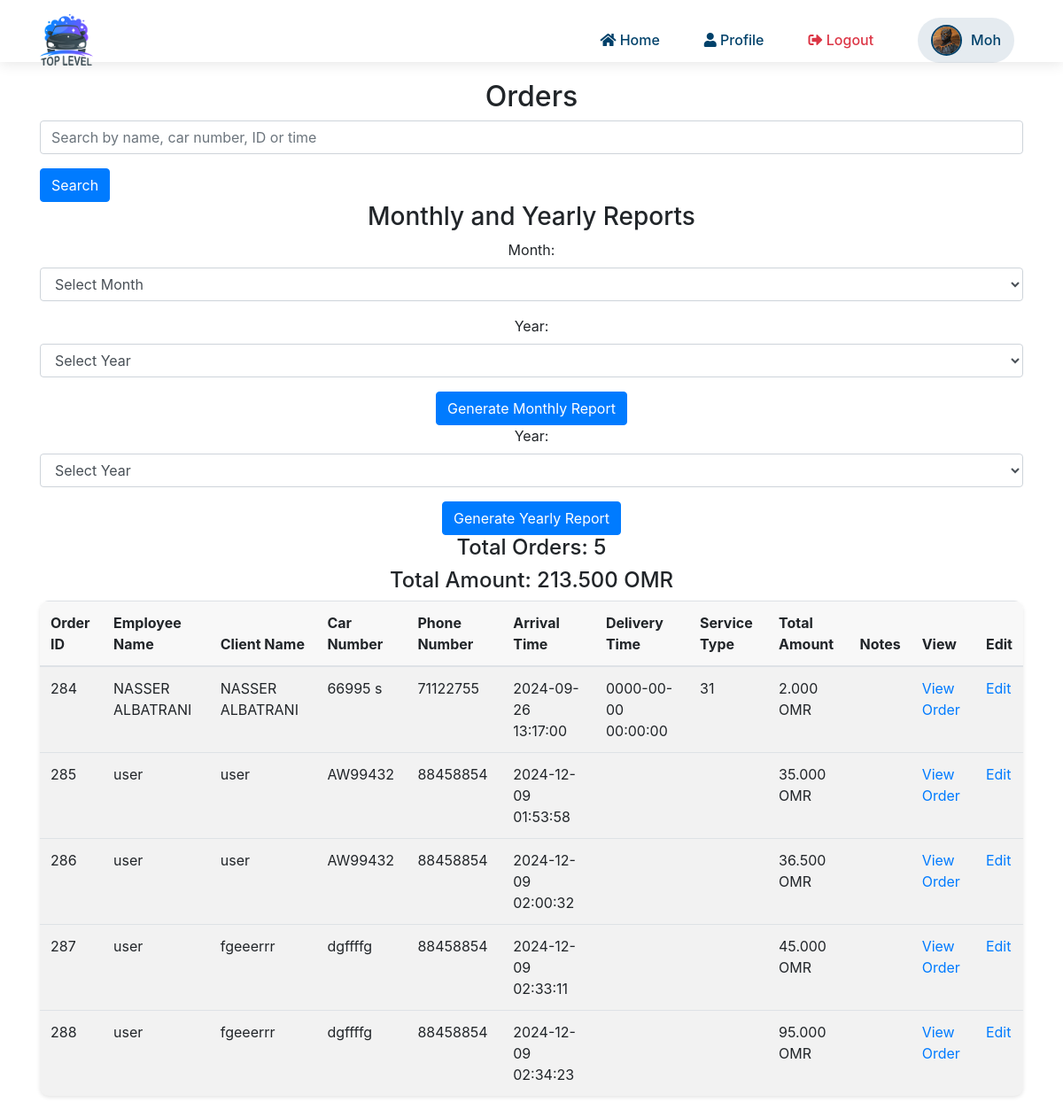
Page /view_orders.php (signed in) on the committed database.
### tables this page shows
CREATE TABLE `orders` (
  `id` int(11) NOT NULL,
  `client_car_id` int(11) DEFAULT NULL,
  `order_details` text DEFAULT NULL,
  `qrcode_path` varchar(255) DEFAULT NULL,
  `car_type` varchar(50) DEFAULT NULL,
  `employee_name` varchar(100) DEFAULT NULL,
  `client_name` varchar(100) DEFAULT NULL,
  `service_category` varchar(50) DEFAULT NULL,
  `services` text DEFAULT NULL,
  `car_number` varchar(50) DEFAULT NULL,
  `car_name` varchar(255) DEFAULT NULL,
  `phone_number` varchar(50) DEFAULT NULL,
  `arrival_time` datetime DEFAULT NULL,
  `delivery_time` datetime DEFAULT NULL,
  `total_amount` decimal(10,3) DEFAULT NULL,
  `notes` text DEFAULT NULL,
  `order_code` varchar(255) DEFAULT NULL,
  `deposit_amount` decimal(10,3) NOT NULL DEFAULT 0.000,
  `remaining_amount` decimal(10,3) NOT NULL DEFAULT 0.000,
  `installments` int(11) NOT NULL DEFAULT 0,
  `coupon_code` varchar(255) DEFAULT NULL,
  `coupon_discount` decimal(10,3) DEFAULT 0.000,
  `total_after_discount` decimal(10,3) DEFAULT 0.000,
  `status` enum('pending','completed','canceled') DEFAULT 'pending',
  `car_delivered` tinyint(1) NOT NULL DEFAULT 0,
  `car_delivery_time` datetime DEFAULT NULL,
  `extra_service_name` text DEFAULT NULL,
  `extra_service_price` text DEFAULT NULL
);

### view_orders.php (the view, shortened to what this page needs)
<?php
require 'db.php';
$search_query = "";
$filter_query = "";
$total_orders = 0;
$total_amount = 0.0;
$sql = "SELECT * FROM orders $filter_query";
$result = $conn->query($sql);
if ($result->num_rows > 0) {
    while ($row = $result->fetch_assoc()) {
        $total_orders++;
        $total_amount += $row['total_amount'];
    }
    $result->data_seek(0);
}
?>
<!DOCTYPE html>
<html lang="en">
<head>
    <link rel="stylesheet" href="https://cdnjs.cloudflare.com/ajax/libs/font-awesome/5.15.4/css/all.min.css">
    <link rel="stylesheet" href="https://stackpath.bootstrapcdn.com/bootstrap/4.5.2/css/bootstrap.min.css">
</head>
<body>
    <?php include 'nav.php'; ?>
    <div class="container">
        <h2 class="text-center">Orders</h2>
        <form method="POST" action="">
            <div class="form-group">
                <input type="text" name="search_query" class="form-control" placeholder="Search by name, car number, ID or time" value="<?php echo htmlspecialchars($search_query); ?>">
            </div>
            <button type="submit" class="btn btn-primary">Search</button>
        </form>
        <h3 class="text-center">Monthly and Yearly Reports</h3>
        <div class="text-center">
            <form method="GET" action="">
                <div class="form-group">
                    <label for="month">Month:</label>
                    <select name="month" class="form-control" required>
                        <option value="" disabled selected>Select Month</option>
                    </select>
                </div>
                <div class="form-group">
                    <label for="year">Year:</label>
                    <select name="year" class="form-control" required>
                        <option value="" disabled selected>Select Year</option>
                    </select>
                </div>
                <button type="submit" class="btn btn-primary">Generate Monthly Report</button>
            </form>
            <form method="GET" action="">
                <div class="form-group">
                    <label for="year">Year:</label>
                    <select name="year" class="form-control" required>
                        <option value="" disabled selected>Select Year</option>
                    </select>
                </div>
                <button type="submit" class="btn btn-primary">Generate Yearly Report</button>
            </form>
        </div>
        <h4 class="text-center">Total Orders: <?php echo $total_orders; ?></h4>
        <h4 class="text-center">Total Amount: <?php echo number_format($total_amount, 3); ?> OMR </h4>
        <table class="table table-striped">
            <thead>
                <tr>
                    <th>Order ID</th>
                    <th>Employee Name</th>
                    <th>Client Name</th>
                    <th>Car Number</th>
                    <th>Phone Number</th>
                    <th>Arrival Time</th>
                    <th>Delivery Time</th>
                    <th>Service Type</th>
                    <th>Total Amount</th>
                    <th>Notes</th>
                    <th>View</th>
                    <th>Edit</th>
                </tr>
            </thead>
            <tbody>
                <?php
                if ($result->num_rows > 0) {
                    while($row = $result->fetch_assoc()) {
                        echo "<tr>";
                        echo "<td>" . htmlspecialchars($row['id']) . "</td>";
                        echo "<td>" . htmlspecialchars($row['employee_name']) . "</td>";
                        echo "<td>" . htmlspecialchars($row['client_name']) . "</td>";
                        echo "<td>" . htmlspecialchars($row['car_number']) . "</td>";
                        echo "<td>" . htmlspecialchars($row['phone_number']) . "</td>";
                        echo "<td>" . htmlspecialchars($row['arrival_time']) . "</td>";
                        echo "<td>" . htmlspecialchars($row['delivery_time']) . "</td>";
                        echo "<td>" . htmlspecialchars($row['service_category']) . "</td>";
                        echo "<td>" . number_format($row['total_amount'], 3) . " OMR</td>";
                        echo "<td>" . htmlspecialchars($row['notes']) . "</td>";
                        echo "<td><a class='view-order' href='view_order.php?id=" . htmlspecialchars($row['id']) . "'>View Order</a></td>";
                        echo "<td><a class='edit-order' href='edit_invoice.php?id=" . htmlspecialchars($row['id']) . "'>Edit</a></td>";
                        echo "</tr>";
                    }
                } else {
                    echo "<tr><td colspan='12' class='text-center'>No orders found</td></tr>";
                }
                ?>
            </tbody>
        </table>
    </div>
</body>
</html>

### view_orders.php (style rules this page uses)
body { font-family: 'Poppins', sans-serif; background-color: #f4f4f4; padding-top: 70px; }
.container { margin-top: 20px; }
table { width: 100%; background-color: #fff; box-shadow: 0 2px 4px rgba(0, 0, 0, 0.1); border-radius: 10px; overflow: hidden; }
table th, table td { padding: 10px; text-align: left; }
table th { background-color: #f8f8f8; }
table tbody tr:nth-child(even) { background-color: #f2f2f2; }
.view-order, .edit-order { color: #007BFF; text-decoration: none; }

### rows in the picture
orders: id "284", employee_name "NASSER ALBATRANI", client_name "NASSER ALBATRANI", car_number "66995 s", phone_number "71122755", arrival_time "2024-09-26 13:17:00", delivery_time "0000-00-00 00:00:00", service_category "31", total_amount "2.000"
orders: id "285", employee_name "user", client_name "user", car_number "AW99432", phone_number "88458854", arrival_time "2024-12-09 01:53:58", total_amount "35.000"
orders: id "286", employee_name "user", client_name "user", car_number "AW99432", phone_number "88458854", arrival_time "2024-12-09 02:00:32", total_amount "36.500"
orders: id "287", employee_name "user", client_name "fgeeerrr", car_number "dgffffg", phone_number "88458854", arrival_time "2024-12-09 02:33:11", total_amount "45.000"
orders: id "288", employee_name "user", client_name "fgeeerrr", car_number "dgffffg", phone_number "88458854", arrival_time "2024-12-09 02:34:23", total_amount "95.000"

### other values in the picture
$employee_name "Moh"
$total_orders "5"
$total_amount "213.500"
